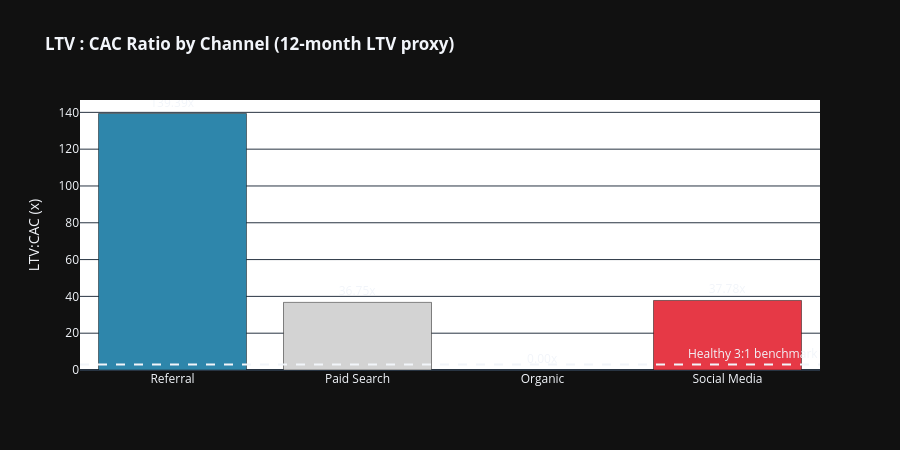

Notebook code for this chart:
### Code cell
# Cell 5 - LTV:CAC by channel (proxy)
# Try to build a dataframe with CAC and LTV estimate

# Get CAC table
cac = cac_df.copy()
cac = cac.set_index('acquisition_channel')

# Prepare ltv_df from earlier step (check for the correct column name from sql_ltv_proxy_fallback)
if 'acquisition_channel' in ltv_df.columns and 'avg_revenue_per_acquired_user_proxy' in ltv_df.columns:
    ltv_tmp = ltv_df.set_index('acquisition_channel')
    # Join CAC with the LTV proxy column calculated per channel
    combined = cac.join(ltv_tmp[['avg_revenue_per_acquired_user_proxy']], how='left')
    # Calculate 12-month LTV proxy using the column from the LTV query
    combined['ltv_12_month'] = combined['avg_revenue_per_acquired_user_proxy'].fillna(0) * 12
    print("Using LTV proxy from channel-level calculation.")
else:
    # Fallback: This block should ideally not run if sql_ltv_proxy_fallback worked correctly
    # If it did run, it means ltv_df structure was unexpected.
    # Let's try the fallback SQL query again, but with the correct column name 'total_revenue'
    print("LTV proxy calculation failed, attempting fallback SQL (using total_revenue).")
    median_revenue = 0
    try:
        # Use 'total_revenue' from raw.transactions
        tx_summary = pd.read_sql("SELECT month, SUM(total_revenue) as total_revenue FROM raw.transactions GROUP BY month", engine)
        total_users_acq_overall = cac['total_new_users'].sum() # Use total new users from cac_df as proxy denominator
        months_with_revenue = len(tx_summary[tx_summary['total_revenue'] > 0])
        if months_with_revenue > 0 and total_users_acq_overall > 0:
             # Calculate an *overall* revenue per user per month as a very rough fallback
             overall_avg_monthly_rev_per_user = tx_summary['total_revenue'].sum() / total_users_acq_overall / months_with_revenue
             median_revenue = overall_avg_monthly_rev_per_user
        else:
             median_revenue = 1.0 # Default fallback if calculation fails
    except Exception as e:
        print(f"Fallback SQL query failed: {e}. Using default LTV proxy.")
        median_revenue = 1.0
    combined = cac.copy()
    combined['ltv_12_month'] = 12 * median_revenue # Use calculated or default median_revenue

# Ensure cac is float for calculation
combined['cac'] = combined['cac'].astype(float)

# Calculate LTV:CAC ratio, avoiding division by zero
combined['ltv_cac_ratio'] = combined['ltv_12_month'] / combined['cac'].replace({0: None})

# Reset index for plotting
combined = combined.reset_index().rename(columns={'index':'acquisition_channel'})

# Chart
fig3 = go.Figure()
# Color channels as requested
colors = [ '#2E86AB' if ch=='Referral' else '#E63946' if ch=='Social Media' else '#D3D3D3' for ch in combined['acquisition_channel'] ]
fig3.add_trace(go.Bar(
    x=combined['acquisition_channel'],
    y=combined['ltv_cac_ratio'],
    marker=dict(color=colors),
    text=[f"{(x if pd.notna(x) else 0):.2f}x" for x in combined['ltv_cac_ratio']],
    textposition='outside'
))
fig3.add_hline(y=3.0, line_dash='dash', annotation_text="Healthy 3:1 benchmark", annotation_position='top right')
fig3.update_layout(
    title="<b>LTV : CAC Ratio by Channel (12-month LTV proxy)</b>",
    yaxis_title="LTV:CAC (x)",
    height=450,
    plot_bgcolor='white'
)
fig3.write_image("outputs/jupyter_ltv_cac.png", scale=2)
fig3.show()
print("Saved: outputs/jupyter_ltv_cac.png")

# Show table too
print("\nLTV:CAC Summary Table:")
display(combined[['acquisition_channel','cac','ltv_12_month','ltv_cac_ratio']].sort_values('ltv_cac_ratio', ascending=False).round(2))

### Figure 1 — Plotly figure (JSON) as saved in the notebook; plotly's stock layout.template omitted (floating-point values rounded to 4 significant figures)
{"data": [{"marker": {"color": ["#2E86AB", "#D3D3D3", "#D3D3D3", "#E63946"]}, "text": ["139.39x", "36.75x", "0.00x", "37.78x"], "textposition": "outside", "x": ["Referral", "Paid Search", "Organic", "Social Media"], "y": [139.4, 36.75, null, 37.78], "type": "bar"}], "layout": {"shapes": [{"line": {"dash": "dash"}, "type": "line", "x0": 0, "x1": 1, "xref": "x domain", "y0": 3.0, "y1": 3.0, "yref": "y"}], "annotations": [{"showarrow": false, "text": "Healthy 3:1 benchmark", "x": 1, "xanchor": "right", "xref": "x domain", "y": 3.0, "yanchor": "bottom", "yref": "y"}], "title": {"text": "<b>LTV : CAC Ratio by Channel (12-month LTV proxy)</b>"}, "yaxis": {"title": {"text": "LTV:CAC (x)"}}, "height": 450, "plot_bgcolor": "white"}}
